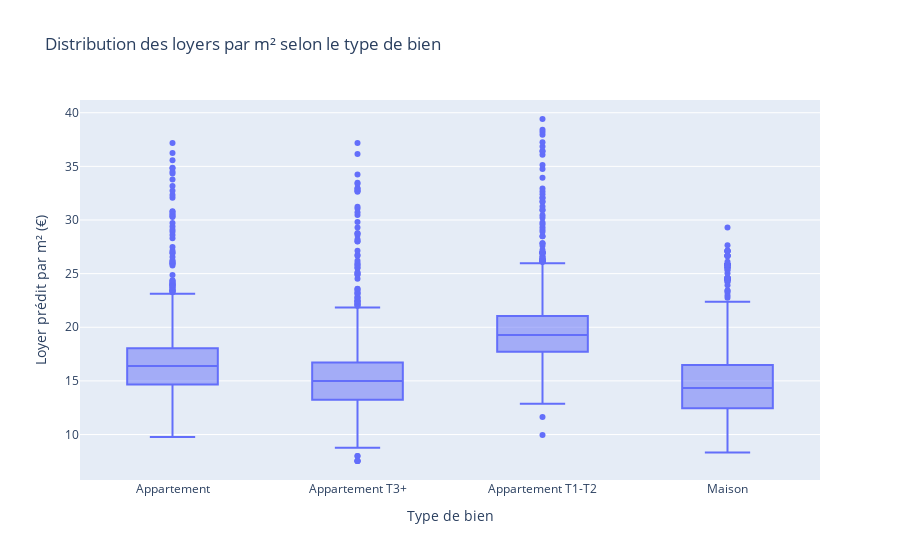

Notebook source saved alongside this figure:
### Markdown cell above
**Points clés :**

1. *Prix médians des loyers :*
    - Paris (75) présente le prix médian de location au m² le plus élevé à 31,15 €
    - Seine-et-Marne (77) a le prix médian de location au m² le plus bas à 14,26 €


2. *Variabilité des Prix :*
    - Certains départements comme Paris (75) et Yvelines (78) montrent une plus grande variabilité des prix de location (boîte plus large et moustaches plus longues)
    - Les départements comme l'Essonne (91) et le Val-d'Oise (95) présentent des distributions de prix plus compactes


3. *Valeurs Extrêmes :*
    - Plusieurs départements ont des valeurs extrêmes élevées (points au-dessus des moustaches), notamment dans les Hauts-de-Seine, le Val d'Oise et le Val-de-Marne


4. *Modèles Spatiaux :*
    - On observe un gradient de prix clair à travers les départements
    - Les départements centraux (Paris, Hauts-de-Seine) ont tendance à avoir des prix plus élevés
    - Les départements périphériques (Essonne, Val-d'Oise) présentent des loyers plus bas

---

##### **Loyers par type de bien**

### Code cell
def rent_by_type(df):
    print("="*100)
    print("PRIX DES LOYERS PAR M² SELON LE TYPE DE BIEN")
    print("="*100)
    
    fig = go.Figure()

    fig.add_trace(go.Box(
        y=df["loyer_predit_m2"],
        x=df["type_local"],
        name="Loyer prédit par m²",
        hovertemplate=
        'Type de bien: %{x}<br>' +
        'Loyer/m²: %{y:.2f}€<br>' +
        'Département: %{customdata}<br>' +
        '<extra></extra>',
        customdata=df["DEP"]
    ))

    fig.update_layout(
        title="Distribution des loyers par m² selon le type de bien",
        xaxis_title="Type de bien",
        yaxis_title="Loyer prédit par m² (€)",
    )

    fig.show()

rent_by_type(filtered_df)

### Figure 1 — Plotly figure (JSON) as saved in the notebook; plotly's stock layout.template omitted (floating-point values rounded to 4 significant figures; data arrays with more than 128 entries replaced by an {"elided": "..."} marker saying what was removed)
{"data": [{"customdata": {"elided": "3548 str values"}, "hovertemplate": "Type de bien: %{x}<br>Loyer/m²: %{y:.2f}€<br>Département: %{customdata}<br><extra></extra>", "name": "Loyer prédit par m²", "type": "box", "x": {"elided": "3548 str values"}, "y": {"elided": "3548 float values"}}], "layout": {"title": {"text": "Distribution des loyers par m² selon le type de bien"}, "xaxis": {"title": {"text": "Type de bien"}}, "yaxis": {"title": {"text": "Loyer prédit par m² (€)"}}}}
